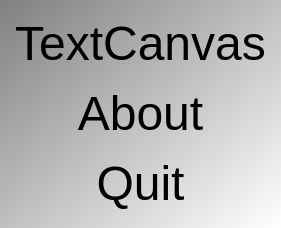
<?xml version="1.0" encoding="UTF-8"?>
<ui version="4.0">
 <class>QtTestTextCanvasMenuDialog</class>
 <widget class="QDialog" name="QtTestTextCanvasMenuDialog">
  <property name="geometry">
   <rect>
    <x>0</x>
    <y>0</y>
    <width>262</width>
    <height>228</height>
   </rect>
  </property>
  <property name="font">
   <font>
    <pointsize>20</pointsize>
   </font>
  </property>
  <property name="styleSheet">
   <string notr="true">QDialog { 
background-color: qlineargradient(x1: 0, y1: 0, x2: 1, y2: 1, stop: 0  #808080, stop: 1 #ffffff);
}
QPushButton { background-color: rgb(255, 255, 255);  }
QPushButton { color: rgb(0,0,0); }
QPushButton { font: 48px  }</string>
  </property>
  <layout class="QVBoxLayout" name="verticalLayout">
   <item>
    <widget class="QPushButton" name="button_start_canvas">
     <property name="text">
      <string>TextCanvas</string>
     </property>
     <property name="flat">
      <bool>true</bool>
     </property>
    </widget>
   </item>
   <item>
    <widget class="QPushButton" name="button_about">
     <property name="text">
      <string>About</string>
     </property>
     <property name="flat">
      <bool>true</bool>
     </property>
    </widget>
   </item>
   <item>
    <widget class="QPushButton" name="button_quit">
     <property name="text">
      <string>Quit</string>
     </property>
     <property name="flat">
      <bool>true</bool>
     </property>
    </widget>
   </item>
  </layout>
 </widget>
 <resources/>
 <connections/>
</ui>
